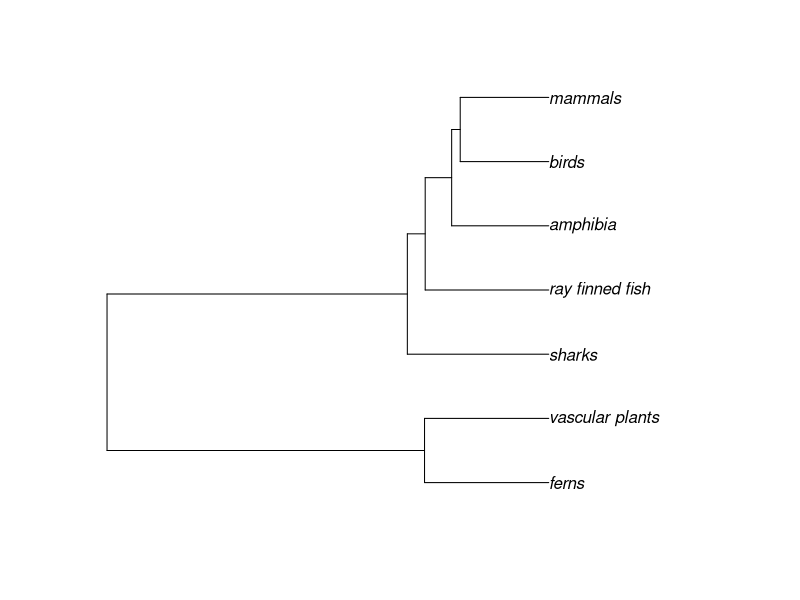

The R script that drew this image:
dd <- read.table("mrca_backbone.txt", header = TRUE)
tip_names <- colnames(dd)[2:8]
mat_dd <- dd[1:7, 2:8]
rownames(mat_dd) <- colnames(mat_dd)
mat_dd <- 2 * mat_dd
mat_dd <- as.dist(mat_dd)

xx <- phangorn::upgma(mat_dd)
plot(xx)
ape::cophenetic.phylo(xx)
ape::branching.times(xx)

ape::write.tree(xx, file = "taxon_backbone.tree")
